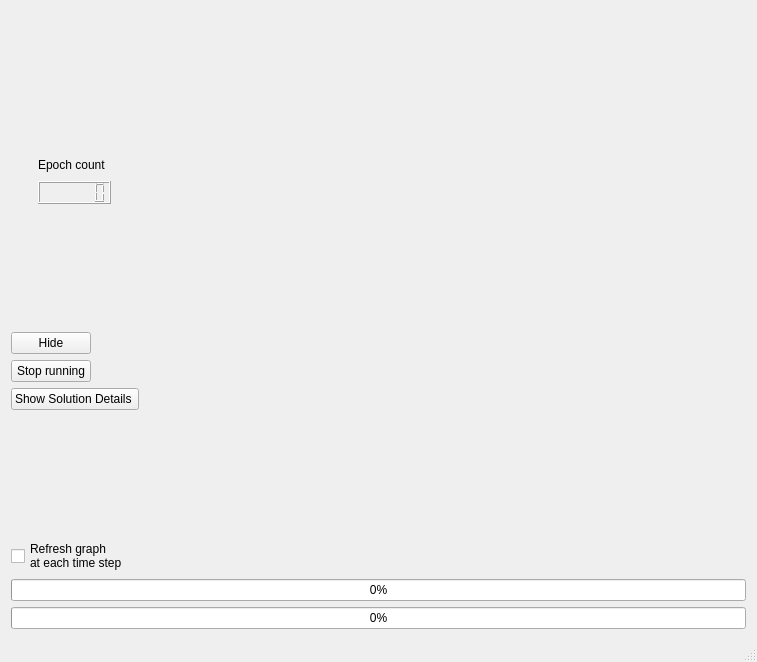
<?xml version="1.0" encoding="UTF-8"?>
<ui version="4.0">
 <class>runtimeWindow</class>
 <widget class="QMainWindow" name="runtimeWindow">
  <property name="geometry">
   <rect>
    <x>0</x>
    <y>0</y>
    <width>757</width>
    <height>662</height>
   </rect>
  </property>
  <property name="sizePolicy">
   <sizepolicy hsizetype="Preferred" vsizetype="Preferred">
    <horstretch>0</horstretch>
    <verstretch>0</verstretch>
   </sizepolicy>
  </property>
  <property name="minimumSize">
   <size>
    <width>270</width>
    <height>190</height>
   </size>
  </property>
  <property name="mouseTracking">
   <bool>true</bool>
  </property>
  <property name="windowTitle">
   <string>Simulation Status</string>
  </property>
  <widget class="QWidget" name="centralWidget">
   <layout class="QGridLayout" name="gridLayout">
    <item row="0" column="0">
     <layout class="QVBoxLayout" name="verticalLayout_4">
      <item>
       <widget class="QLabel" name="topLabel">
        <property name="font">
         <font>
          <pointsize>10</pointsize>
         </font>
        </property>
        <property name="mouseTracking">
         <bool>true</bool>
        </property>
        <property name="text">
         <string/>
        </property>
        <property name="alignment">
         <set>Qt::AlignCenter</set>
        </property>
       </widget>
      </item>
      <item>
       <layout class="QHBoxLayout" name="horizontalLayout_3">
        <item>
         <layout class="QVBoxLayout" name="verticalLayout">
          <item>
           <spacer name="verticalSpacer_3">
            <property name="orientation">
             <enum>Qt::Vertical</enum>
            </property>
            <property name="sizeHint" stdset="0">
             <size>
              <width>20</width>
              <height>40</height>
             </size>
            </property>
           </spacer>
          </item>
          <item>
           <layout class="QHBoxLayout" name="horizontalLayout_2">
            <item>
             <widget class="QLabel" name="label">
              <property name="sizePolicy">
               <sizepolicy hsizetype="Fixed" vsizetype="Preferred">
                <horstretch>0</horstretch>
                <verstretch>0</verstretch>
               </sizepolicy>
              </property>
              <property name="text">
               <string>Epoch count</string>
              </property>
             </widget>
            </item>
            <item>
             <spacer name="horizontalSpacer_3">
              <property name="orientation">
               <enum>Qt::Horizontal</enum>
              </property>
              <property name="sizeType">
               <enum>QSizePolicy::Preferred</enum>
              </property>
              <property name="sizeHint" stdset="0">
               <size>
                <width>5</width>
                <height>20</height>
               </size>
              </property>
             </spacer>
            </item>
           </layout>
          </item>
          <item>
           <layout class="QHBoxLayout" name="horizontalLayout">
            <item>
             <spacer name="horizontalSpacer_2">
              <property name="orientation">
               <enum>Qt::Horizontal</enum>
              </property>
              <property name="sizeType">
               <enum>QSizePolicy::Fixed</enum>
              </property>
              <property name="sizeHint" stdset="0">
               <size>
                <width>5</width>
                <height>20</height>
               </size>
              </property>
             </spacer>
            </item>
            <item>
             <widget class="QLCDNumber" name="lcdNumber">
              <property name="sizePolicy">
               <sizepolicy hsizetype="Fixed" vsizetype="Minimum">
                <horstretch>0</horstretch>
                <verstretch>0</verstretch>
               </sizepolicy>
              </property>
              <property name="digitCount">
               <number>6</number>
              </property>
             </widget>
            </item>
            <item>
             <spacer name="horizontalSpacer">
              <property name="orientation">
               <enum>Qt::Horizontal</enum>
              </property>
              <property name="sizeType">
               <enum>QSizePolicy::Fixed</enum>
              </property>
              <property name="sizeHint" stdset="0">
               <size>
                <width>5</width>
                <height>20</height>
               </size>
              </property>
             </spacer>
            </item>
           </layout>
          </item>
          <item>
           <spacer name="verticalSpacer">
            <property name="orientation">
             <enum>Qt::Vertical</enum>
            </property>
            <property name="sizeHint" stdset="0">
             <size>
              <width>20</width>
              <height>40</height>
             </size>
            </property>
           </spacer>
          </item>
          <item>
           <widget class="QPushButton" name="btnHide">
            <property name="sizePolicy">
             <sizepolicy hsizetype="Fixed" vsizetype="Fixed">
              <horstretch>0</horstretch>
              <verstretch>0</verstretch>
             </sizepolicy>
            </property>
            <property name="mouseTracking">
             <bool>true</bool>
            </property>
            <property name="text">
             <string>Hide</string>
            </property>
           </widget>
          </item>
          <item>
           <widget class="QPushButton" name="btnStop">
            <property name="sizePolicy">
             <sizepolicy hsizetype="Fixed" vsizetype="Fixed">
              <horstretch>0</horstretch>
              <verstretch>0</verstretch>
             </sizepolicy>
            </property>
            <property name="mouseTracking">
             <bool>true</bool>
            </property>
            <property name="text">
             <string>Stop running</string>
            </property>
           </widget>
          </item>
          <item>
           <widget class="QPushButton" name="btnSolutionDetails">
            <property name="sizePolicy">
             <sizepolicy hsizetype="Fixed" vsizetype="Fixed">
              <horstretch>0</horstretch>
              <verstretch>0</verstretch>
             </sizepolicy>
            </property>
            <property name="text">
             <string>Show Solution Details </string>
            </property>
           </widget>
          </item>
          <item>
           <spacer name="verticalSpacer_2">
            <property name="orientation">
             <enum>Qt::Vertical</enum>
            </property>
            <property name="sizeHint" stdset="0">
             <size>
              <width>20</width>
              <height>40</height>
             </size>
            </property>
           </spacer>
          </item>
          <item>
           <widget class="QCheckBox" name="refreshPlot">
            <property name="text">
             <string>Refresh graph 
at each time step</string>
            </property>
            <property name="checked">
             <bool>false</bool>
            </property>
           </widget>
          </item>
         </layout>
        </item>
        <item>
         <layout class="QVBoxLayout" name="verticalLayout_2">
          <item>
           <widget class="QCustomPlot" name="customPlot" native="true">
            <property name="sizePolicy">
             <sizepolicy hsizetype="Expanding" vsizetype="Expanding">
              <horstretch>0</horstretch>
              <verstretch>0</verstretch>
             </sizepolicy>
            </property>
           </widget>
          </item>
          <item>
           <widget class="QCustomPlot" name="customPlot2" native="true">
            <property name="sizePolicy">
             <sizepolicy hsizetype="Expanding" vsizetype="Expanding">
              <horstretch>0</horstretch>
              <verstretch>0</verstretch>
             </sizepolicy>
            </property>
           </widget>
          </item>
         </layout>
        </item>
       </layout>
      </item>
      <item>
       <layout class="QVBoxLayout" name="verticalLayout_3">
        <item>
         <widget class="QProgressBar" name="progressBar2">
          <property name="value">
           <number>0</number>
          </property>
         </widget>
        </item>
        <item>
         <widget class="QProgressBar" name="progressBar">
          <property name="value">
           <number>0</number>
          </property>
         </widget>
        </item>
       </layout>
      </item>
     </layout>
    </item>
   </layout>
  </widget>
  <widget class="QStatusBar" name="statusBar"/>
 </widget>
 <layoutdefault spacing="6" margin="11"/>
 <customwidgets>
  <customwidget>
   <class>QCustomPlot</class>
   <extends>QWidget</extends>
   <header location="global">qcustomplot.h</header>
   <container>1</container>
  </customwidget>
 </customwidgets>
 <tabstops>
  <tabstop>btnStop</tabstop>
 </tabstops>
 <resources/>
 <connections>
  <connection>
   <sender>btnHide</sender>
   <signal>clicked()</signal>
   <receiver>runtimeWindow</receiver>
   <slot>hide()</slot>
   <hints>
    <hint type="sourcelabel">
     <x>49</x>
     <y>351</y>
    </hint>
    <hint type="destinationlabel">
     <x>378</x>
     <y>330</y>
    </hint>
   </hints>
  </connection>
 </connections>
</ui>
